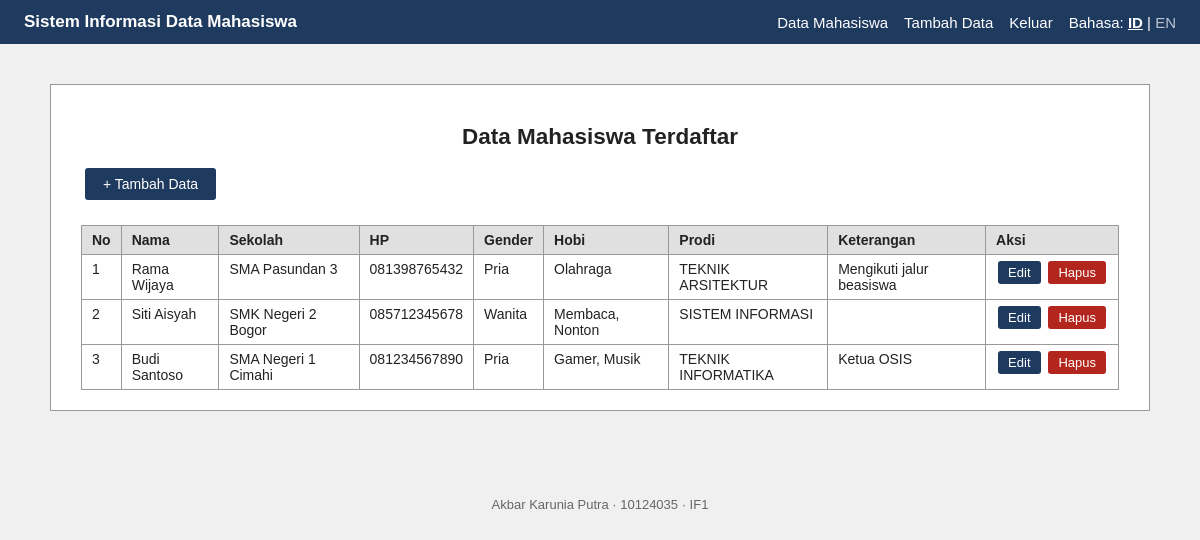
/index.php (signed in), run on the app's committed database.
### tables this page shows
CREATE TABLE `pendaftaran` (
  `id`            int(11)      NOT NULL AUTO_INCREMENT,
  `nama_siswa`    varchar(100) NOT NULL,
  `asal_sekolah`  varchar(100) NOT NULL,
  `no_handphone`  varchar(15)  NOT NULL,
  `jenis_kelamin` varchar(10)  NOT NULL,
  `hoby`          varchar(100) NOT NULL,
  `prodi`         varchar(50)  NOT NULL,
  `keterangan`    text         DEFAULT NULL,
  PRIMARY KEY (`id`)
);

### fungsi.php (called while the page is built, shortened)
<?php
require_once __DIR__ . '/lang.php';
function e($teks)
{
    return htmlspecialchars((string) $teks, ENT_QUOTES, 'UTF-8');
}
function label_nilai($nilai, $awalan)
{
    $kunci = $awalan . strtolower((string) $nilai);
    $hasil = t($kunci);
    return $hasil === $kunci ? (string) $nilai : $hasil;
}
function tampil_hobi($tersimpan)
{
    $daftar = array_map(function ($h) {
        return label_nilai(trim($h), 'hobi_');
    }, explode(',', $tersimpan));
    return implode(', ', $daftar);
}
function sudah_login()
{
    return isset($_SESSION['user_id']);
}
function bahasa_aktif()
{
    return $_SESSION['bahasa'] ?? 'id';
}

### lang.php (called while the page is built, shortened)
<?php
function t($kunci)
{
    $bahasa = $_SESSION['bahasa'] ?? 'id';
    $kamus  = daftar_terjemahan();
    return $kamus[$bahasa][$kunci] ?? $kamus['id'][$kunci] ?? $kunci;
}

### index.php (the view, shortened to what this page needs)
<?php
require_once 'fungsi.php';
require_once 'koneksi.php';
$semua_data = [];
try {
    $stmt = $pdo->query("SELECT * FROM pendaftaran ORDER BY id DESC");
    $semua_data = $stmt->fetchAll();
} catch (PDOException $e) {
    error_log("Gagal mengambil data: " . $e->getMessage());
    $gagal_muat = true;
}
require 'templat_atas.php';
?>
<section class="wadah lebar">
    <h2><?= e(t('judul_data')) ?></h2>
    <p>
        <a class="tombol" href="tambah.php">+ <?= e(t('menu_tambah')) ?></a>
    </p>
    <div class="tabel-responsif">
        <table class="tabel-data">
            <thead>
                <tr>
                    <th><?= e(t('no')) ?></th>
                    <th><?= e(t('th_nama')) ?></th>
                    <th><?= e(t('th_sekolah')) ?></th>
                    <th><?= e(t('th_hp')) ?></th>
                    <th><?= e(t('th_gender')) ?></th>
                    <th><?= e(t('th_hobi')) ?></th>
                    <th><?= e(t('th_prodi')) ?></th>
                    <th><?= e(t('th_ket')) ?></th>
                    <th><?= e(t('aksi')) ?></th>
                </tr>
            </thead>
            <tbody>
                <?php if (empty($semua_data)): ?>
                    <tr>
                        <td colspan="9" class="tengah"><?= e(t('belum_ada')) ?></td>
                    </tr>
                <?php else: ?>
                    <?php $no = 1; ?>
                    <?php foreach ($semua_data as $data): ?>
                        <tr>
                            <td><?= $no++ ?></td>
                            <td><?= e($data['nama_siswa']) ?></td>
                            <td><?= e($data['asal_sekolah']) ?></td>
                            <td><?= e($data['no_handphone']) ?></td>
                            <td><?= e(label_nilai($data['jenis_kelamin'], 'jk_')) ?></td>
                            <td><?= e(tampil_hobi($data['hoby'])) ?></td>
                            <td><?= e($data['prodi']) ?></td>
                            <td><?= e($data['keterangan']) ?></td>
                            <td class="aksi">
                                <a class="tombol kecil" href="edit.php?id=<?= (int) $data['id'] ?>">
                                    <?= e(t('edit')) ?>
                                </a>
                                <form method="POST" action="hapus.php"
                                      data-konfirmasi="<?= e(t('konfirmasi_hapus')) ?>">
                                    <button type="submit" class="tombol kecil merah"><?= e(t('hapus')) ?></button>
                                </form>
                            </td>
                        </tr>
                    <?php endforeach; ?>
                <?php endif; ?>
            </tbody>
        </table>
    </div>
</section>
<?php require 'templat_bawah.php'; ?>

### templat_atas.php (shortened to what this page needs)
<?php
$bahasa_sekarang = bahasa_aktif();
?>
<!DOCTYPE html>
<html lang="<?= e($bahasa_sekarang) ?>">
<head>
    <link rel="stylesheet" href="style.css">
</head>
<body>
<header class="navbar">
    <div class="brand"><?= e(t('app_judul')) ?></div>
    <nav>
        <?php if (sudah_login()): ?>
            <a href="index.php"><?= e(t('menu_data')) ?></a>
            <a href="tambah.php"><?= e(t('menu_tambah')) ?></a>
            <a href="logout.php"><?= e(t('menu_keluar')) ?></a>
        <?php endif; ?>
        <span class="pilih-bahasa">
            <?= e(t('bahasa_label')) ?>:
            <a href="ganti_bahasa.php?lang=id" class="<?= $bahasa_sekarang === 'id' ? 'aktif' : '' ?>">ID</a>
            |
            <a href="ganti_bahasa.php?lang=en" class="<?= $bahasa_sekarang === 'en' ? 'aktif' : '' ?>">EN</a>
        </span>
    </nav>
</header>
<main>

### templat_bawah.php (shortened to what this page needs)
</main>
<footer class="footer">
    Akbar Karunia Putra &middot; 10124035 &middot; IF1
</footer>
</body>
</html>

### style.css (style rules this page uses)
* { box-sizing: border-box; }
body { margin: 0; font-family: Arial, Helvetica, sans-serif; background-color: #f0f0f0; color: #222; font-size: 15px; }
.navbar { display: flex; flex-wrap: wrap; justify-content: space-between; align-items: center; gap: 10px; background-color: #1f3a5f; color: #fff; padding: 12px 24px; }
.navbar .brand { font-weight: bold; font-size: 17px; }
.navbar nav { display: flex; flex-wrap: wrap; align-items: center; gap: 16px; }
.navbar a { color: #fff; text-decoration: none; }
.pilih-bahasa a { opacity: 0.7; }
.pilih-bahasa a.aktif { font-weight: bold; opacity: 1; text-decoration: underline; }
main { padding: 10px 16px 40px; }
.footer { text-align: center; color: #666; font-size: 13px; padding: 16px; }
.wadah { max-width: 750px; margin: 30px auto; background-color: #fff; border: 1px solid #999; padding: 20px 30px; }
.wadah.lebar { max-width: 1100px; }
h1, h2 { text-align: center; }
.tombol { display: inline-block; padding: 8px 18px; background-color: #1f3a5f; color: #fff; border: none; border-radius: 3px; text-decoration: none; cursor: pointer; font-size: 14px; margin: 0 4px; }
.tombol.merah { background-color: #b3261e; }
.tombol.kecil { padding: 4px 10px; font-size: 13px; margin: 0 2px; }
.tabel-responsif { overflow-x: auto; }
.tabel-data { width: 100%; border-collapse: collapse; margin-top: 10px; font-size: 14px; }
.tabel-data th, .tabel-data td { border: 1px solid #999; padding: 6px 10px; text-align: left; vertical-align: top; }
.tabel-data th { background-color: #e0e0e0; }
.tabel-data td.aksi { white-space: nowrap; }
.tabel-data td.aksi form { display: inline; }

### data on the page
pendaftaran: nama_siswa "Rama Wijaya", asal_sekolah "SMA Pasundan 3", no_handphone "081398765432", jenis_kelamin "Pria", hoby "Olahraga", prodi "TEKNIK ARSITEKTUR", keterangan "Mengikuti jalur beasiswa"
pendaftaran: nama_siswa "Siti Aisyah", asal_sekolah "SMK Negeri 2 Bogor", no_handphone "085712345678", jenis_kelamin "Wanita", hoby "Membaca, Nonton", prodi "SISTEM INFORMASI"
pendaftaran: nama_siswa "Budi Santoso", asal_sekolah "SMA Negeri 1 Cimahi", no_handphone "081234567890", jenis_kelamin "Pria", hoby "Gamer, Musik", prodi "TEKNIK INFORMATIKA", keterangan "Ketua OSIS"

### other printed values
t('app_judul') "Sistem Informasi Data Mahasiswa"
t('menu_data') "Data Mahasiswa"
t('menu_tambah') "Tambah Data"
t('menu_keluar') "Keluar"
t('bahasa_label') "Bahasa"
t('judul_data') "Data Mahasiswa Terdaftar"
t('no') "No"
t('th_nama') "Nama"
t('th_sekolah') "Sekolah"
t('th_hp') "HP"
t('th_gender') "Gender"
t('th_hobi') "Hobi"
t('th_prodi') "Prodi"
t('th_ket') "Keterangan"
t('aksi') "Aksi"
